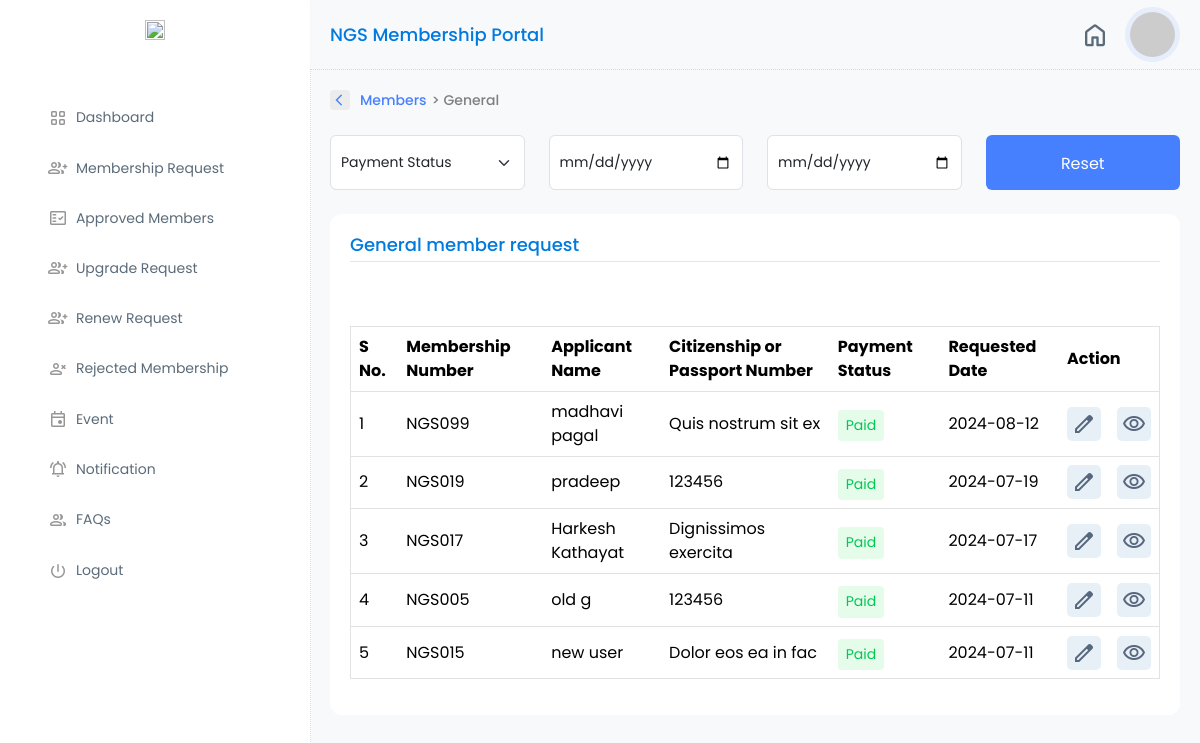
Page /view-general-approved-membership_list (signed in) on the committed database.
### management/models.py (models this page shows, shortened)
class Membership(models.Model):
    membership_number=models.CharField(max_length=10,unique=True,null=True)
    associated_user = models.OneToOneField(CustomUser,related_name='membership',on_delete=models.CASCADE,null=True)
    created_at = models.DateTimeField(auto_now_add=True)
    updated_at = models.DateTimeField(auto_now=True)
    verification = models.BooleanField(default=False)
    expiry_date = models.DateField(null=True,blank=True)
    membership_since = models.CharField(max_length=4, blank=True, null=True)
    verified_date = models.DateTimeField(blank=True, null=True)
    rejected = models.BooleanField(default=False)
    expiry_status=models.BooleanField(default=False)
    membership_type=models.PositiveIntegerField(choices=choices.MEMBERSHIP_TYPES,default=1)
    remarks = models.TextField(null=True)
    objects = InheritanceManager()
    class Meta:
        ordering = ['-created_at']

class PersonalInfo(models.Model):
    name_of_applicant = models.CharField(max_length=200)
    gender = models.CharField(max_length=1, choices=choices.GENDER_CHOICES)
    affiliation = models.CharField(max_length=200)
    pp_photo = models.ImageField(upload_to="personal_photo")
    salutation = models.CharField(max_length=20, blank=True, null=True)
    phone_number = models.CharField(max_length=20,null=True)
    class Meta:
        abstract = True

class GeneralMembership(Membership,PersonalInfo):
    nationaldocument =models.OneToOneField(NationalDocumment,on_delete=models.CASCADE, related_name="associated_membership",related_query_name="associated_membership",null=True)
    educational_information = models.OneToOneField(EducationalDocuments,on_delete=models.CASCADE,related_name="edu_members",null=True)
    upgrade_request = models.BooleanField(null=True)
    upgrade_membership_type = models.PositiveIntegerField(choices=choices.MEMBERSHIP_TYPES,null=True)
    upgrade_payment = models.BooleanField(default=False)
    renew_request =models.BooleanField(null=True, default=False)
    renew_payment = models.BooleanField(default=False)

class Membership(models.Model):
    membership_number=models.CharField(max_length=10,unique=True,null=True)
    associated_user = models.OneToOneField(CustomUser,related_name='membership',on_delete=models.CASCADE,null=True)
    created_at = models.DateTimeField(auto_now_add=True)
    updated_at = models.DateTimeField(auto_now=True)
    verification = models.BooleanField(default=False)
    expiry_date = models.DateField(null=True,blank=True)
    membership_since = models.CharField(max_length=4, blank=True, null=True)
    verified_date = models.DateTimeField(blank=True, null=True)
    rejected = models.BooleanField(default=False)
    expiry_status=models.BooleanField(default=False)
    membership_type=models.PositiveIntegerField(choices=choices.MEMBERSHIP_TYPES,default=1)
    remarks = models.TextField(null=True)
    objects = InheritanceManager()
    class Meta:
        ordering = ['-created_at']

class NationalDocumment(models.Model):
    identity_card_no = models.CharField(max_length=80)
    dob = models.DateField()
    nationality = models.CharField(max_length=2, choices=choices.COUNTRY_CHOICES)
    identity_issued_from = models.CharField(max_length=150)
    permanent_address = models.CharField(max_length=200)
    identity_card_image = models.FileField(upload_to="identity_card_documents")

### account/decorators.py (the view)
    def wrapper(request, *args, **kwargs):
        if request.user.role == 1:
            return view_func(request, *args, **kwargs)
        else:
            return redirect('account:login')

### management/views.py (called while the page is built)
@is_admin
def general_approved_membership_list(request):
    members=GeneralMembership.objects.filter(membership_type=1,verification=True)
    context={
        'members':members,
    }
    return render(request,'management/listview/general_membership_list.html',context)

### management/templates/management/listview/general_membership_list.html (shortened to what this page needs)
{% extends 'login_layout/layout.html' %}
{% load static %}
{% block content %}
<div class="col-md-9 my-profile-w-80 g-0">
    {% include 'management/topbar.html' %}
                <div class="main-section-container">
                    <div class="row back-link">
                        <a href="#" onclick="history.back()">
                            <div class="icon-box"><span class="material-symbols-outlined">
                                </span>
                            </div>Members <span style="color: #808080; margin-left: 5px;"> > General</span>
                        </a>
                    </div>
                    <div class="row mb-4 filter-row filters mt-4">
                        <div class="col-md-3">
                            <select id="payment" class="form-select form-control">
                                <option value="all" disabled selected>Payment Status</option>
                            </select>
                        </div>
                        <div class="col-md-3">
                            <input type="date" id="min" class="form-control" placeholder="Requested from">
                        </div>
                        <div class="col-md-3">
                            <input type="date" id="max" class="form-control" placeholder="Requested from">
                        </div>
                        <div class="col-md-3">
                            <button id="reset" class="submit-btn btn w-100">Reset</button>
                        </div>
                    </div>
                    <div class="content-container">
                        <h3 class="form-title">General member request</h3>
                        <hr>
                        <table id="sampleTable" class="table hover-table" style="width:100%">
                            <thead>
                                <tr>
                                    <th>S No.</th>
                                    <th>Membership Number</th>
                                    <th>Applicant Name</th>
                                    <th>Citizenship or Passport Number</th>
                                    <th>Payment Status</th>
                                    <th>Requested Date</th>
                                    {% if request.user.role == 1%}
                                    <th>Action</th>
                                    {% endif %}
                                </tr>
                            </thead>
                            <tbody>
                                {% for member in members %}
                                <tr>
                                    <td>{{ forloop.counter }}</td>
                                    <td>{{ member.membership_number }}</td>
                                    <td>{{ member.name_of_applicant }}</td>
                                    <td>{{ member.nationaldocument.identity_card_no }}</td>
                                    <td>
                                        {% if member.payment.exists %}
                                        <div class="verified">Paid</div>
                                    {% else %}
                                        <div class="pending">Pending</div>
                                        {% endif %}
                                       </td>
                                    <td>{{ member.created_at|date:"Y-m-d" }}</td>
                                    {% if request.user.role == 1%}
                                    <td>
                                        <div class="d-flex kit-action-com">
                                                <div class="action-btn-pen">
                                                    <a href="{% url 'management:edit_membership' id=member.id %}"><span class="material-symbols-outlined">
                                                        </span>
                                                    </a>
                                                </div>
                                                <div class="action-btn-view">
                                                    <a href="{% url 'management:view_membership' id=member.id %}">
                                                        <span class="material-symbols-outlined">visibility</span>
                                                    </a>
                                                </div>
                                        </div>
                                    </td>
                                    {% endif %}
                                </tr>
                                {% endfor %}
                            </tbody>
                        </table>
                    </div>
                </div>
            </div>
{% endblock %}

### static/css/style.css (style rules this page uses)
body { font-family: Poppins; background: #f8f9fa; overflow-x: hidden; }
.back-link { display: flex; align-items: center; }
.back-link a { font-size: 14px; font-weight: 500; color: #4680ff; display: flex; text-decoration: none; }
.back-link a .icon-box { height: 14px; width: 14px; background: #ececec; display: flex; justify-content: center; align-items: center; padding: 10px; border-radius: 4px; margin-right: 10px; }
.back-link a .icon-box span { font-size: 14px; padding-left: 5px; }
.form-control,.select2 .selection .select2-selection { padding: 16px 10px; font-size: 14px; }
.submit-btn { padding: 16px 10px; height: 55px; background: #4680ff; color: #ffffff; }
@media (min-width: 768px) { .my-profile-w-80 { flex: 0 0 auto; width: calc(100vw - 290px) !important; padding: 0 0 0 20px!important; margin-left: 290px; } }
.main-section-container { padding: 20px; }
.form-title { font-size: 18px; margin-bottom: 0; padding-bottom: 0; font-weight: 500; color: #007ade; }
hr { margin: 5px 0 30px 0; color: inherit; border: 0; border-top: 0.1px solid rgba(0, 0, 0, 0.4); opacity: .25; }
.table>thead { vertical-align: middle; }
tr { border: 0.8px solid #e2e2e2; }
#sampleTable { margin-top: 4rem }
.content-container { background-color: #fff !important; padding: 20px; border-radius: 12px; }
td { vertical-align: middle; }
.kit-action-com { justify-content: left; gap: 1rem; }
.kit-action-com div a { height: 24px!important; width: 24px!important; }
.action-btn-view a { color: unset; }
.kit-action-com .action-btn-view { background: 0 0; font-size: 14px!important; width: 34px; height: 34px!important; font-weight: 400; font-family: Poppins; color: #58667e; background-color: #e7f0f7; border-radius: 5px; padding: 5px; display: flex; align-items: center; }
.kit-action-com .action-btn-pen { border-radius: 5px; font-family: Poppins; font-size: 14px!important; width: 34px; height: 34px!important; font-weight: 400; border: transparent; height: 100%; padding: 5px; font-size: 1.25rem; background-color: #e7f0f7; }
.kit-action-com .action-btn-pen span { color: #58667e; }
.pending, .processing, .verified, .rejected, .recheck { padding: 6px 8px; border-radius: 4px; text-align: center; width: max-content; line-height: 1.4; margin-top: 4px; }
.verified { font-size: 14px; color: rgb(0, 200, 83); background: rgba(185, 246, 202, 0.376); }

### rows in the picture
GeneralMembership: membership_number "NGS099", name_of_applicant "madhavi pagal", nationaldocument.identity_card_no "Quis nostrum sit ex", shows "Paid", created_at "2024-08-12"
GeneralMembership: membership_number "NGS019", name_of_applicant "pradeep", nationaldocument.identity_card_no "123456", shows "Paid", created_at "2024-07-19"
GeneralMembership: membership_number "NGS017", name_of_applicant "Harkesh Kathayat", nationaldocument.identity_card_no "Dignissimos exercita", shows "Paid", created_at "2024-07-17"
GeneralMembership: membership_number "NGS005", name_of_applicant "old g", nationaldocument.identity_card_no "123456", shows "Paid", created_at "2024-07-11"
GeneralMembership: membership_number "NGS015", name_of_applicant "new user", nationaldocument.identity_card_no "Dolor eos ea in fac", shows "Paid", created_at "2024-07-11"
